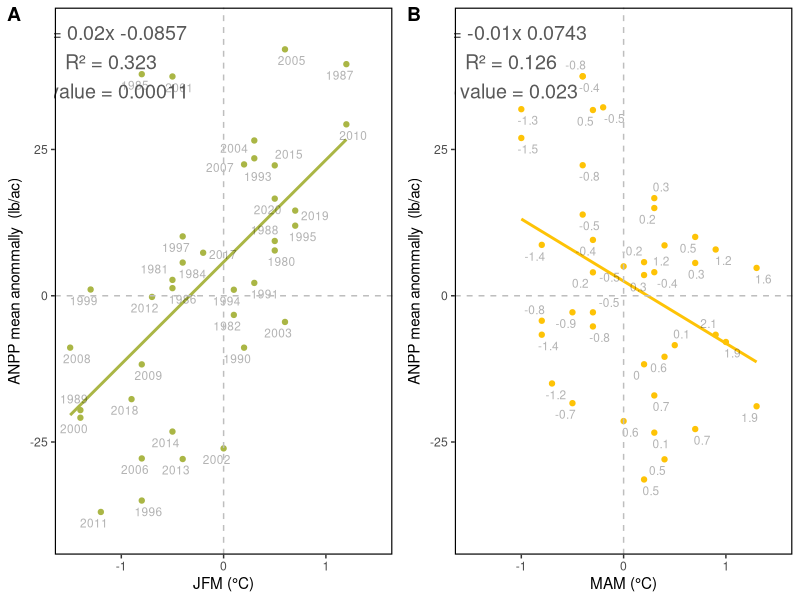
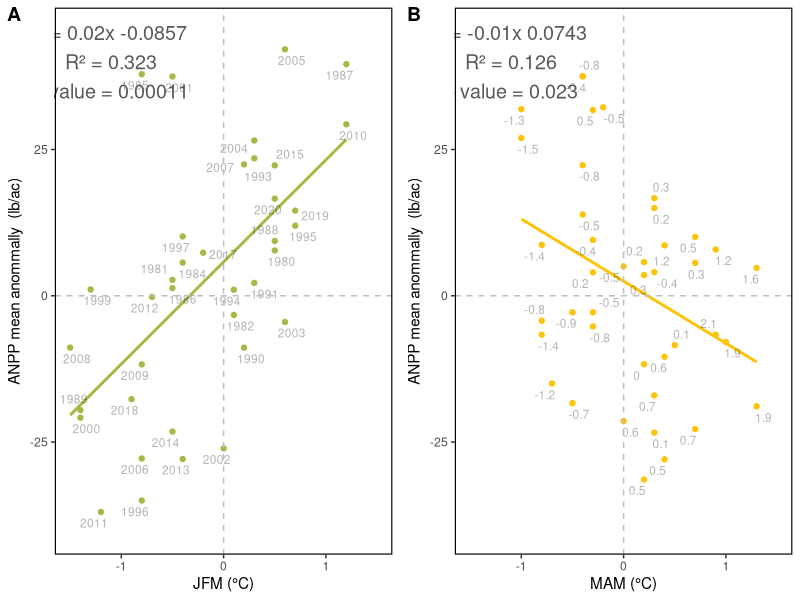
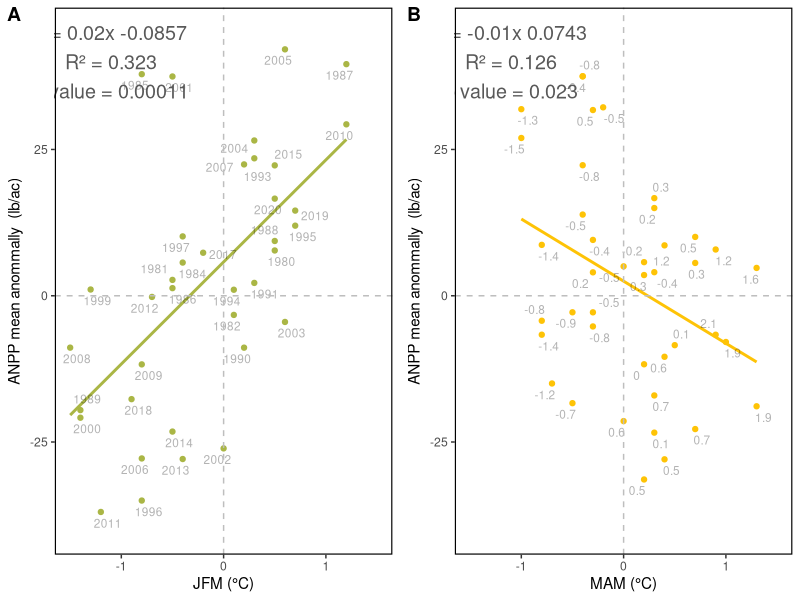

Reproduce these figures in R, in order.
#libraries
library(ggplot2)
library(dplyr)
library(ggrepel)
library(ggpubr)
library(ggtext) #for shaowtext 

###### ENSO ####

### Prep data Set ####

#Data

# Create a data frame with JMF 
ENSO_SP <- read.csv("data/ENSOvsSpr1980_2020.csv") %>% filter(year >= 1980)
xj <- unlist(ENSO_SP[4]) #JMF
yj <- unlist(ENSO_SP[15])
zj <- unlist(ENSO_SP[3])
JFM <- data.frame(x=xj, y=yj, year = zj)
model_JFM <- lm(xj ~ yj, data=JFM)
summary(model_JFM)

### Create a scatter plot with linear JMF #####
J <- ggplot(JFM, aes(x = JFM$x, y = JFM$y, label=JFM$year)) +
  geom_point(color = "#AAB645", alpha = 1) +
  geom_smooth(method="lm", formula=y~x, se=FALSE, color="#AAB645") +
  geom_text_repel(size=3, alpha = 0.3, nudge_y= -(max(JFM$y)/100)) +
  xlab(paste("JFM (°C)")) +
  ylab(paste("ANPP mean anommally  (lb/ac)")) +
  
  geom_hline(yintercept=0, linetype="dashed", color="gray") +
  geom_vline(xintercept=0, linetype="dashed", color="gray") +
  
  ylim(-40,45) +
  xlim(-1.5,1.5) +
  
  annotate(
    "text",
    x = -1.10,
    y = 40,
    label = paste(expression("R²"), "=", signif(summary(model_JFM)$r.squared, digits = 3)),
    color = "#595959",
    size = 5
  ) + #Annotate R2
  
  
  annotate(
    "text",
    x = -1.1,
    y = 45,
    label = paste0("y = ", round(coef(model_JFM)[2], digits = 2), "x ", signif(coef(model_JFM)[1], digits = 3)),
    color = "#595959",
    size = 5
  ) + #Annotate linear equation
  
  
  annotate(
    "text",
    x = -1.10,
    y = 35,
    label = paste("p value =", signif(summary(model_JFM)$coefficients[2,4], digits = 2)),
    color = "#595959",
    size = 5
  ) + #Annotate p value
  
  theme_classic() +
  theme(axis.line = element_blank(),
    panel.border = element_rect(colour = "black", fill = NA, size=0.8))

# Create a data frame with MAM
ENSO_SU <- read.csv("data/ENSOvsSU_1950_2020.csv") %>% filter(Year >= 1980)
colnames(ENSO_SU)
xm <- unlist(ENSO_SU[4])
ym <- unlist(ENSO_SU[8])
zm <- unlist(ENSO_SU[3])
MAM <- data.frame(x=xm, y=ym, year = zm)
model_MAM <- lm(x ~ y, data=MAM)
summary_model_MAM <- summary(model_MAM)

p_value <- summary_model_MAM$coefficients[2, "Pr(>|t|)"]

### Create a scatter plot with linear MAM #####
M <- ggplot(MAM, aes(x = x, y = y,label=MAM$year)) +
  geom_point(color = "#FEC306", alpha = 1) +
  geom_smooth(method="lm", formula=y~x, se=FALSE, color="#FEC306") +
  geom_text_repel(size=3,alpha = 0.3, nudge_y=-(max(MAM$y)/100))+
  xlab(paste("MAM (°C)")) +
  ylab(paste("ANPP mean anommally  (lb/ac)")) +
  
  geom_hline(yintercept=0, linetype="dashed", color="gray") +
  geom_vline(xintercept=0, linetype="dashed", color="gray") +
  
  ylim(-40,45) +
  xlim(-1.5,1.5) +
  
  annotate(
    "text",
    x = -1.10,
    y = 40,
    label = paste(expression("R²"), "=", signif(summary(model_MAM)$r.squared, digits = 3)),
    color = "#595959",
    size = 5
  ) + #Annotate R2
  
  annotate(
    "text",
    x = -1.1,
    y = 45,
    label = paste0("y = ", round(coef(model_MAM)[2], digits = 2), "x ", signif(coef(model_MAM)[1], digits = 3)),
    color = "#595959",
    size = 5
  ) + #Annotate linear equation
  
  annotate(
    "text",
    x = -1.10,
    y = 35,
    label = paste("p value =", signif(summary(model_MAM)$coefficients[2,4], digits = 2)),
    color = "#595959",
    size = 5
  ) + #Annotate R2
  
  theme_classic() +
  theme(axis.line = element_blank(),
        panel.border = element_rect(colour = "black", fill=NA, size=0.8))

#### Combine multiple ggplot on one page #### 

ggarrange(J, M,
          labels = c("A", "B"),
          ncol = 2, nrow = 1)

ggsave("images/NDVI_ANPP_lm.png", 
       dpi = 350,
       height = 18,
       width = 33,
       units = "cm")

ggsave("images/JMF_MAM_ENSO.png", dpi = 350)
